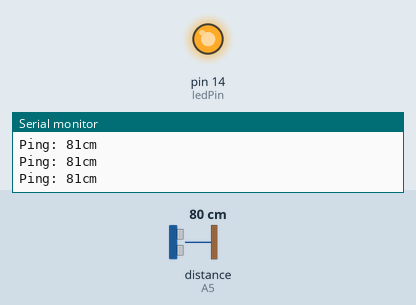
Simulated run of this sketch. Board: Arduino Uno, built with avr-gcc and run on an emulated ATmega328P. On the bench: output pins drawn as LEDs (lit = HIGH), the last lines printed to the serial monitor. The inputs (shaded band) are chosen by the test bench; at power-on: distance to the obstacle (sensor on A5) 80 cm. The echo pulse lasts 58.3 µs per cm.

Above: at 1.2 s.
1.3 s: distance to the obstacle (sensor on A5) set to 196 cm
2.8 s: distance to the obstacle (sensor on A5) set to 206 cm
At 3.8 s:
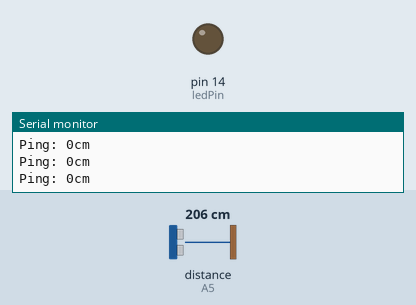
4.3 s: distance to the obstacle (sensor on A5) set to 18 cm
At 4.9 s:
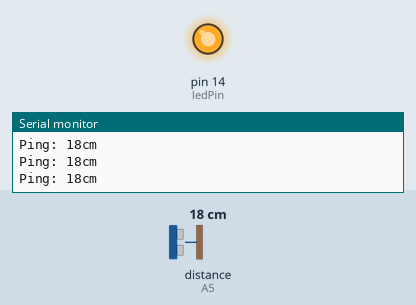
5.8 s: distance to the obstacle (sensor on A5) set to 11 cm
7.3 s: distance to the obstacle (sensor on A5) set to 8 cm
At 8.3 s:
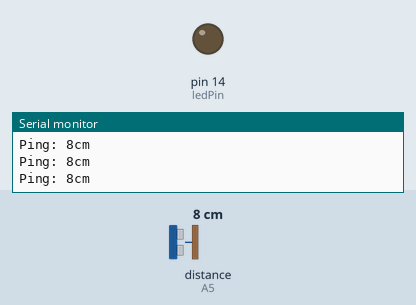
Timing chart, 0 to 9.8 s (numbered marks = the images above; inputs shaded):
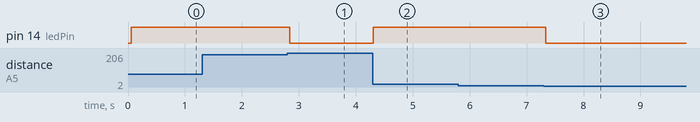

Measured:
- the behaviour switches between 200 and 201 cm on distance to the obstacle (sensor on A5) (found by bisection; images 0 and 1)
- the behaviour switches between 10 and 9 cm on distance to the obstacle (sensor on A5) (found by bisection; images 2 and 3)
- after the input at 2.8 s, pin 14 (ledPin): HIGH → LOW at once
- after the input at 4.3 s, pin 14 (ledPin): LOW → HIGH at once
- after the input at 7.3 s, pin 14 (ledPin): HIGH → LOW at once

The sketch:

Working_sensor_ping_with_LED_light_which_doesnt_timeout.ino
```cpp
// ---------------------------------------------------------------------------
// Example NewPing library sketch that does a ping about 20 times per second.
// ---------------------------------------------------------------------------

#include <NewPing.h>

#define TRIGGER_PIN  A4  // Arduino pin tied to trigger pin on the ultrasonic sensor.
#define ECHO_PIN     A5  // Arduino pin tied to echo pin on the ultrasonic sensor.
#define MAX_DISTANCE 200 // Maximum distance we want to ping for (in centimeters). Maximum sensor distance is rated at 400-500cm.

NewPing sonar(TRIGGER_PIN, ECHO_PIN, MAX_DISTANCE); // NewPing setup of pins and maximum distance.
int ledPin = 14;  //define the pin that the LED is on

void setup() {
  Serial.begin(115200); // Open serial monitor at 115200 baud to see ping results.
pinMode(ledPin, OUTPUT);
}

void loop() {

  delay(50);                     // Wait 50ms between pings (about 20 pings/sec). 29ms should be the shortest delay between pings.
  Serial.print("Ping: ");
  Serial.print(sonar.ping_cm()); // Send ping, get distance in cm and print result (0 = outside set distance range)
  Serial.println("cm");
    if(sonar.ping_cm()<10){
    digitalWrite(ledPin, LOW);
  }else{
    digitalWrite(ledPin, HIGH);
  }
}
```
